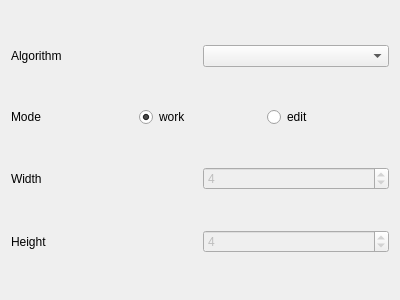
<?xml version="1.0" encoding="UTF-8"?>
<ui version="4.0">
 <class>PathFinderPanel</class>
 <widget class="QWidget" name="PathFinderPanel">
  <property name="geometry">
   <rect>
    <x>0</x>
    <y>0</y>
    <width>400</width>
    <height>300</height>
   </rect>
  </property>
  <property name="windowTitle">
   <string>Form</string>
  </property>
  <layout class="QVBoxLayout" name="verticalLayout">
   <item>
    <layout class="QHBoxLayout" name="horizontalLayout_algorithm">
     <item>
      <widget class="QLabel" name="lbl_algo">
       <property name="text">
        <string>Algorithm</string>
       </property>
      </widget>
     </item>
     <item>
      <widget class="QComboBox" name="algo_combobox"/>
     </item>
    </layout>
   </item>
   <item>
    <layout class="QHBoxLayout" name="horizontalLayout_Mode">
     <item>
      <widget class="QLabel" name="lbl_mode">
       <property name="text">
        <string>Mode</string>
       </property>
      </widget>
     </item>
     <item>
      <widget class="QRadioButton" name="radioButton_work">
       <property name="text">
        <string>work</string>
       </property>
       <property name="checked">
        <bool>true</bool>
       </property>
      </widget>
     </item>
     <item>
      <widget class="QRadioButton" name="radioButton_edit">
       <property name="text">
        <string>edit</string>
       </property>
      </widget>
     </item>
    </layout>
   </item>
   <item>
    <layout class="QHBoxLayout" name="horizontalLayout_width">
     <item>
      <widget class="QLabel" name="lbl_width">
       <property name="text">
        <string>Width</string>
       </property>
      </widget>
     </item>
     <item>
      <widget class="QSpinBox" name="spinBox_width">
       <property name="enabled">
        <bool>false</bool>
       </property>
       <property name="value">
        <number>4</number>
       </property>
      </widget>
     </item>
    </layout>
   </item>
   <item>
    <layout class="QHBoxLayout" name="horizontalLayout_height">
     <item>
      <widget class="QLabel" name="lbl_height">
       <property name="text">
        <string>Height</string>
       </property>
      </widget>
     </item>
     <item>
      <widget class="QSpinBox" name="spinBox_height">
       <property name="enabled">
        <bool>false</bool>
       </property>
       <property name="value">
        <number>4</number>
       </property>
      </widget>
     </item>
    </layout>
   </item>
  </layout>
 </widget>
 <resources/>
 <connections/>
</ui>
